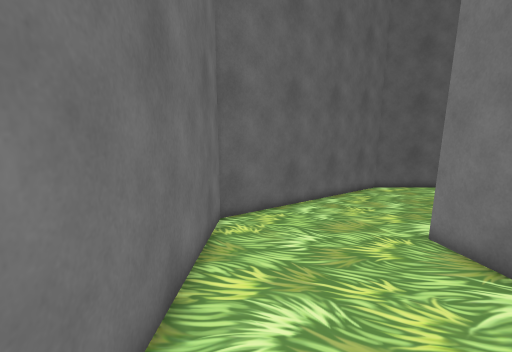
View 1 (above)

14 first-person views from a walk through a Unity game level. The camera is 1.3 m above the floor, tilts 12° down and sees 85° across. The floor is counted in squares, 0.5 m on a side. Each view is taken from the middle of a square. On the plan, view 1 faces up. The plan holds only what a view shows up to about 19 squares ahead; the rest is blank. The place goes on beyond the plan.

View 2
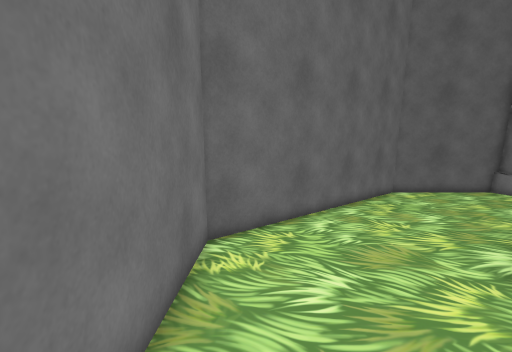

View 3
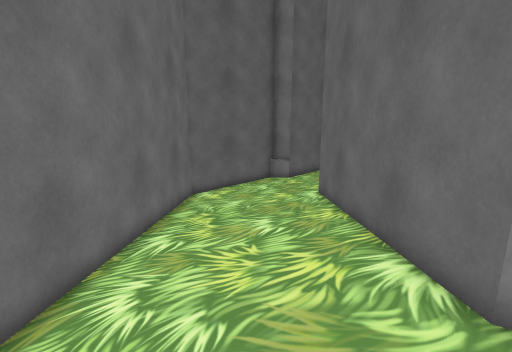

View 4
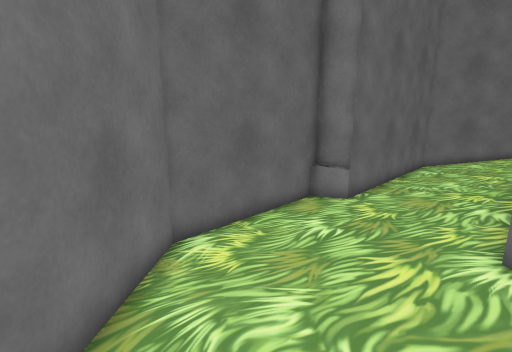

View 5
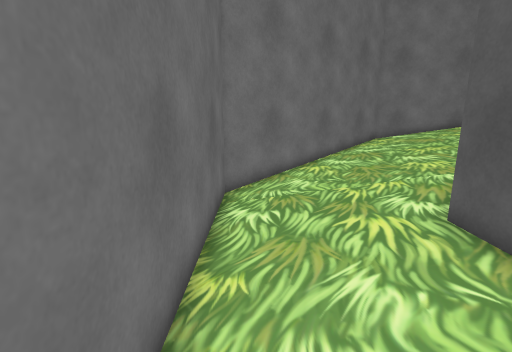

View 6
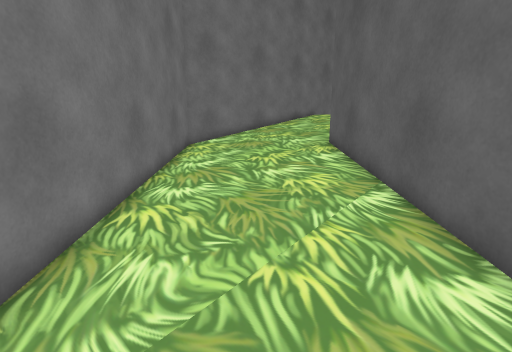

View 7
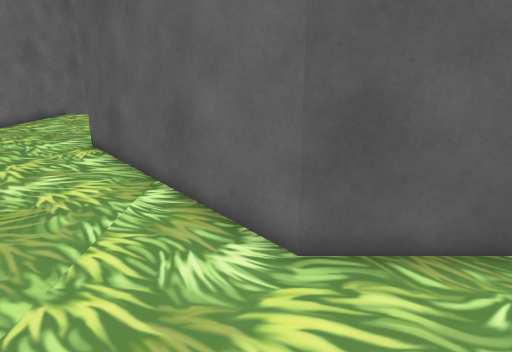

View 8
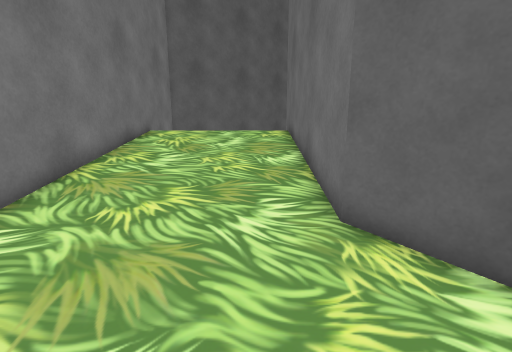

View 9
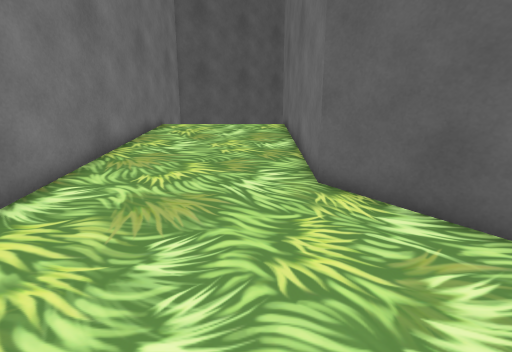

View 10
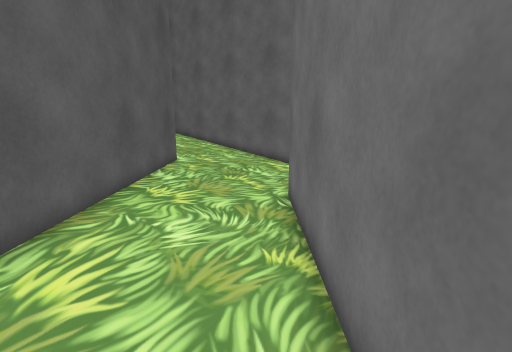

View 11
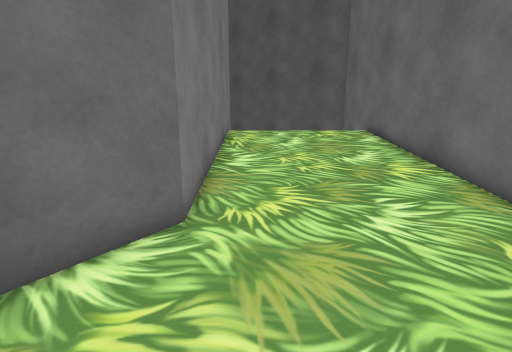

View 12
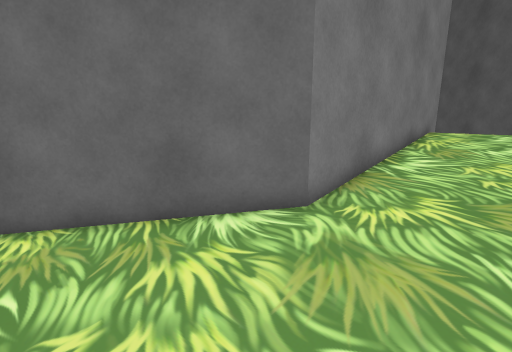

View 13
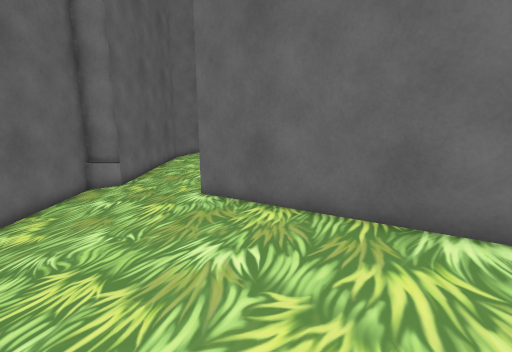

View 14
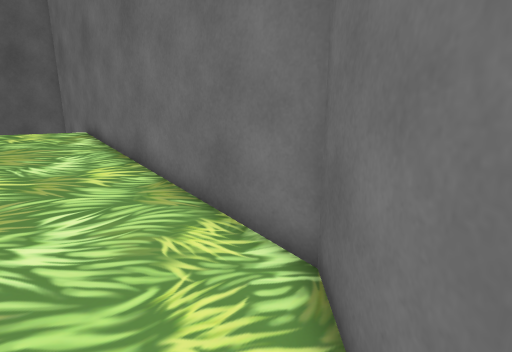

### Floor plan
Key: @ floor where view 1 was taken; # wall or solid block; . main floor; : floor 0.25 m higher than the main floor; - floor 0.25 m lower than the main floor; + floor 0.5 m higher than the main floor; _ floor 0.5 m lower than the main floor; * floor 0.75 m higher than the main floor; % floor 1 m higher than the main floor; = window, fence, low wall or low ledge; O other object.
Columns run from 1 left of view 1 to 36 right of it. Each row starts with its distance up from view 1.
 22           O########
 21          OO______=#
 20         OO_______#############
 19        OO--------------------##
 18       OO----------------------##
 17      O#------------------------##
 16     O#..........................##
 15    OO........#OOOOOOOOOO#........##
 14   OO........#O          ##........##
 13  OO........#O            ##........##
 12 OO::::::::#O              ##::::::::##
 11 O::::::::#O                ##::::::::#
 10 #:::::::#O                  ##:::::::#
  9 #++++++#O                    ##++++++#
  8 #+++++#O                      #++++++#
  7 #+++++#                       O++++++#
  6 #+++++#                       O++++++#
  5 #*****#                       O******#
  4 #*****#                       O******#
  3 #*****#                       O******#
  2 #*****#                       O******#
  1 #%%%%%#                       O%%%%%%#
  0 #@%%%%#                       O%%%%%%#
 -1       #                       O      #
 -2 O     O                       O      O
 -3 O                                    O

Positions as (right, up) in squares from view 1, and headings:
1: (0, 0), facing up
2: (0, 3), facing up
3: (1, 8), facing up-right
4: (6, 15), facing up-right
5: (17, 19), facing right
6: (23, 19), facing down-right
7: (23, 19), facing down
8: (31, 13), facing down
9: (31, 15), facing down
10: (26, 19), facing left
11: (4, 13), facing down
12: (2, 13), facing down-right
13: (2, 13), facing right
14: (2, 13), facing down-left
